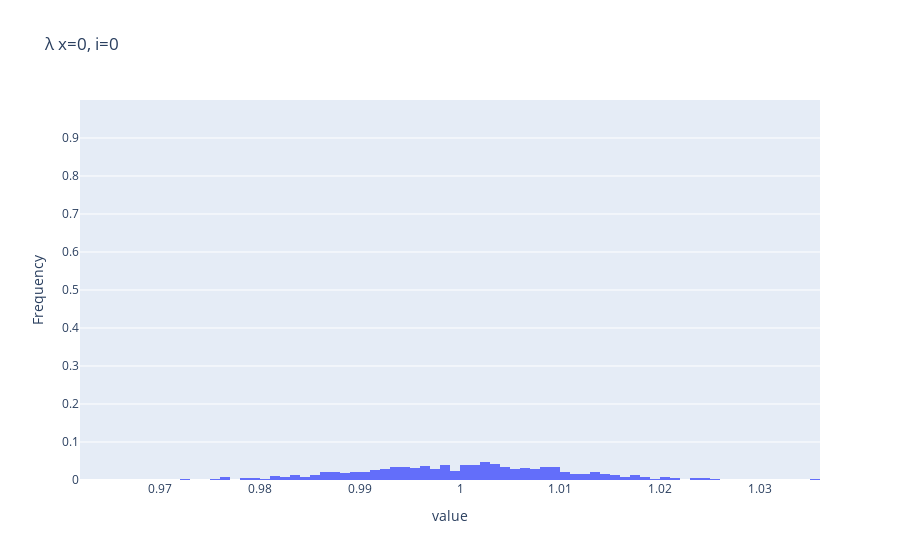
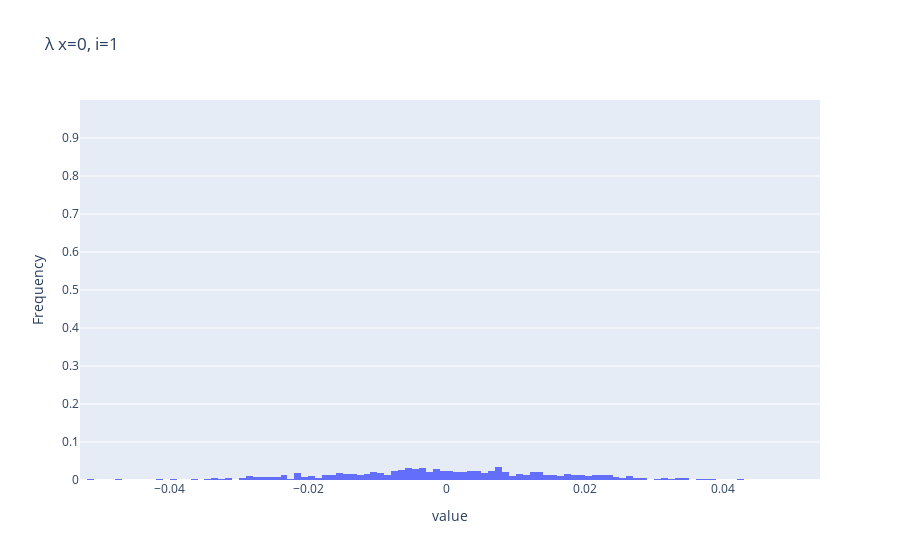
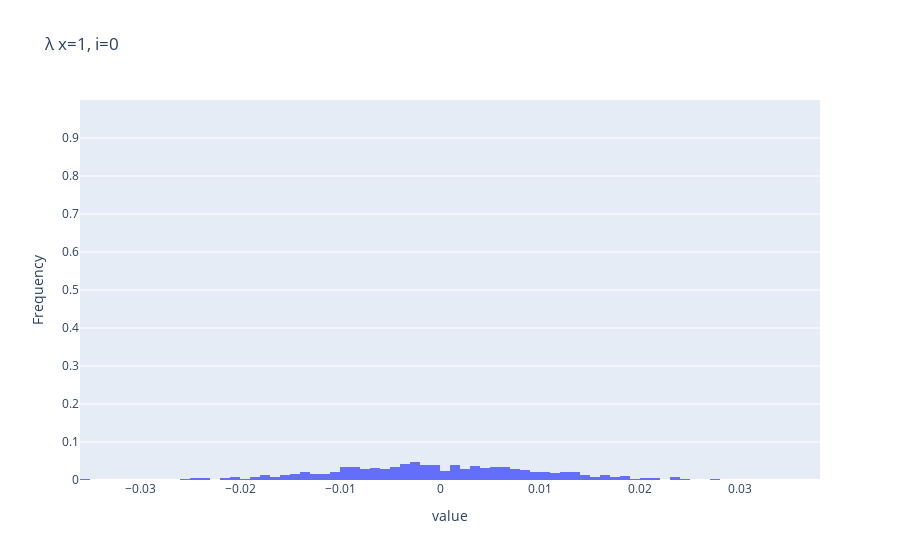
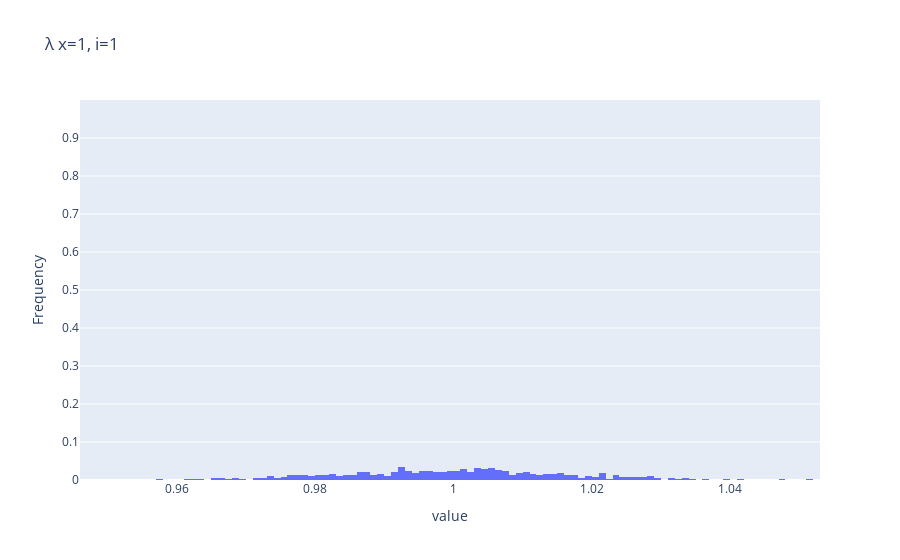

Notebook source saved alongside these figures, in order:
### Code cell
for x, eigs_list in tqdm(enumerate([eigs_list_0, eigs_list_1])):
    for i, value_list  in tqdm(enumerate(eigs_list)):
        title = f"λ x={x}, i={i}"
        fig = physicality_violation_check.make_prob_dist_histogram(value_list, bin_size=0.001)
        fig.update_layout(title=title)  # TODO
        fig.show()

### Figure 1 — Plotly figure (JSON) as saved in the notebook; plotly's stock layout.template omitted (floating-point values rounded to 4 significant figures; data arrays with more than 128 entries replaced by an {"elided": "..."} marker saying what was removed)
{"data": [{"histnorm": "probability", "type": "histogram", "x": {"elided": "1000 float values"}, "xbins": {"size": 0.001}}], "layout": {"title": {"text": "λ x=0, i=0"}, "xaxis": {"dtick": 0, "title": {"text": "value"}}, "yaxis": {"range": [0, 1], "tickvals": [0, 0.1, 0.2, 0.3, 0.4, 0.5, 0.6, 0.7, 0.8, 0.9], "title": {"text": "Frequency"}}}}

### Figure 2 — Plotly figure (JSON) as saved in the notebook; plotly's stock layout.template omitted (floating-point values rounded to 4 significant figures; data arrays with more than 128 entries replaced by an {"elided": "..."} marker saying what was removed)
{"data": [{"histnorm": "probability", "type": "histogram", "x": {"elided": "1000 float values"}, "xbins": {"size": 0.001}}], "layout": {"title": {"text": "λ x=0, i=1"}, "xaxis": {"dtick": 0, "title": {"text": "value"}}, "yaxis": {"range": [0, 1], "tickvals": [0, 0.1, 0.2, 0.3, 0.4, 0.5, 0.6, 0.7, 0.8, 0.9], "title": {"text": "Frequency"}}}}

### Figure 3 — Plotly figure (JSON) as saved in the notebook; plotly's stock layout.template omitted (floating-point values rounded to 4 significant figures; data arrays with more than 128 entries replaced by an {"elided": "..."} marker saying what was removed)
{"data": [{"histnorm": "probability", "type": "histogram", "x": {"elided": "1000 float values"}, "xbins": {"size": 0.001}}], "layout": {"title": {"text": "λ x=1, i=0"}, "xaxis": {"dtick": 0, "title": {"text": "value"}}, "yaxis": {"range": [0, 1], "tickvals": [0, 0.1, 0.2, 0.3, 0.4, 0.5, 0.6, 0.7, 0.8, 0.9], "title": {"text": "Frequency"}}}}

### Figure 4 — Plotly figure (JSON) as saved in the notebook; plotly's stock layout.template omitted (floating-point values rounded to 4 significant figures; data arrays with more than 128 entries replaced by an {"elided": "..."} marker saying what was removed)
{"data": [{"histnorm": "probability", "type": "histogram", "x": {"elided": "1000 float values"}, "xbins": {"size": 0.001}}], "layout": {"title": {"text": "λ x=1, i=1"}, "xaxis": {"dtick": 0, "title": {"text": "value"}}, "yaxis": {"range": [0, 1], "tickvals": [0, 0.1, 0.2, 0.3, 0.4, 0.5, 0.6, 0.7, 0.8, 0.9], "title": {"text": "Frequency"}}}}
